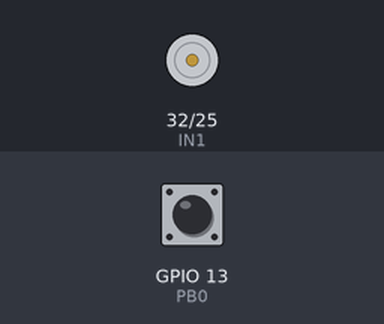
Bench run of a sketch on a simulated ESP32. Parts: motor-driver pin pairs drawn as motors (green arrow = first pin HIGH = forward, orange = second pin HIGH = backward, longer = more drive, scaled by the enable pin). The inputs (shaded band) are chosen by the test bench; at power-on: GPIO 13 (PB0) HIGH. WiFi joins after 1.5 s; servers stay silent unless stated; what the sketch prints to the serial monitor is not drawn.

Above: at 3.5 s.
3.6 s: GPIO 13 (PB0) pulled LOW for 0.15 s
At 3.67 s:
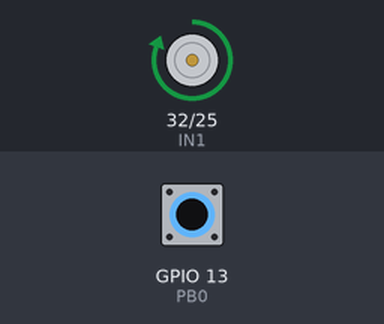
5.2 s: GPIO 13 (PB0) pulled LOW for 3.2 s
At 8.7 s:
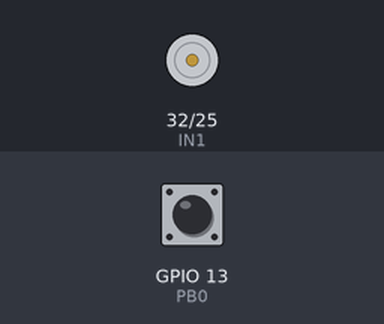
Timing chart, 0 to 10.2 s (numbered marks = the images above; inputs shaded):
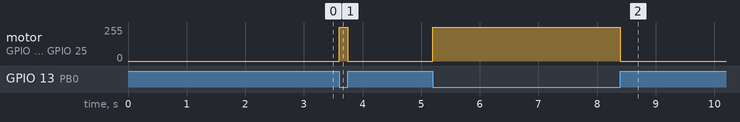

The sketch:

8-motor-blynk.ino
```cpp
#include <WiFi.h>
#include <WiFiClient.h>
#include <BlynkSimpleEsp32.h>

const int EN1 = 34;   // pin EN1 pada driver L293D
const int IN1 = 32;   // pin IN1 pada driver L293D
const int IN2 = 25;   // pin IN2 pada driver L293D

const int PB0 = 13;

const int PWM_FREQ = 5000;  // frekuensi PWM (Hz)

char auth[] = "QLUXgILj0-8XPlKjDGOnvP3Fkdb4kdjH";
char ssid[] = "Yo";
char pass[] = "ramzhots123";

void setup() {
  // set pin mode
  pinMode(EN1, OUTPUT);
  pinMode(IN1, OUTPUT);
  pinMode(IN2, OUTPUT);

  pinMode(PB0, INPUT_PULLUP);

  // set LEDC timer dan channel untuk menghasilkan sinyal PWM pada pin EN1
  ledcSetup(0, PWM_FREQ, 8);
  ledcAttachPin(EN1, 0);

  // Menghubungkan ke Wi-Fi
  WiFi.begin(ssid, pass);
  while (WiFi.status() != WL_CONNECTED) {
    delay(1000);
    Serial.println("Connecting...");
  }
  Serial.println("Connected!");

  Blynk.begin(auth, ssid, pass);

  Serial.begin(9600);
}

void loop() {
  int pb0state = digitalRead(PB0);

  if (pb0state == LOW) {
    ledcWrite(0, 255);
    digitalWrite(IN1, HIGH);
    digitalWrite(IN2, LOW);
    Blynk.virtualWrite(V1, 1);
  } else {
    ledcWrite(0, 0);
    digitalWrite(IN1, LOW);
    digitalWrite(IN2, LOW);
    Blynk.virtualWrite(V1, 0);
  }
}
```

Measured:
- after the input at 3.6 s, motor on GPIO 32 (IN1) / GPIO 25 (IN2): stopped → forward 255/255 at once, → stopped 0.15 s later
- after the input at 5.2 s, motor on GPIO 32 (IN1) / GPIO 25 (IN2): stopped → forward 255/255 at once, → stopped 3.2 s later
